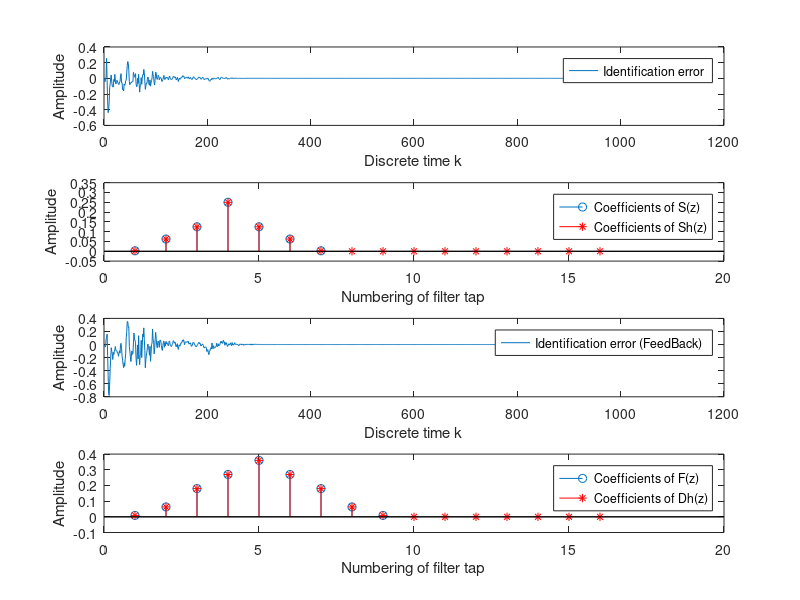
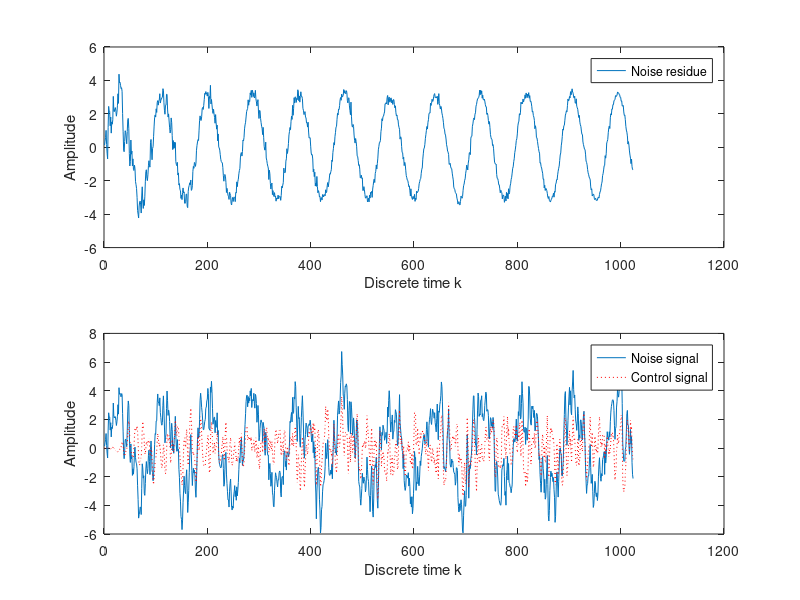

Here is the MATLAB script that generated these plots, in order:
% Modify Agustinus Oey's FXLMS simulation.
% Add a Feedback compensation controller D(z) to cancel the feedback
% to noise detecting microphone resulting from canceling speaker.
% It is called FBFXLMS Algorithm.
% Albert Hsu 2016/3/11 (AlbertHsu82@gmail.com)

%--------------------------------------------------------------------------
% One of my friends asked me about the FxLMS algorithm. So, in return, 
% I provided him a little example of a single channel feed-forward active 
% noise control system based on the FxLMS. You can find many good 
% information in "Active Noise Control Systems - Algorithms and DSP 
% Implementations," written by S. M. Kuo and D. R. Morgan in 1996.
%
% Here is the sketch of the system. 
%
%                           +-----------+
%         ----------------- |    F(z)   | <-----
%         |                 +-----------+      |
%         |                                    |
%        +V    +-----------+                   |   +   
% x(k) ---+--->|   P(z)    |--yp(k)----------------> sum --+---> e(k)
%         |    +-----------+                   |      ^-   |
%         | -              +-----------+       |      |    |
%         + <--------------|    Dh(z)  |<------|------|    |
%         |        \       +-----------+            ys(k)  |
%         |                                           |    |
%         |    +-----------+          +-----------+   |    |
%         +--->|   C(z)    |--yw(k)-->|   S(z)    |---+    |
%         |    +-----------+          +-----------+        |
%         |            \                                   |
%         |             \----------------\                 |
%         |                               \                |
%         |    +-----------+          +-----------+        |
%         +--->|   Sh(z)   |--xs(k)-->|    LMS    |<-------+
%              +-----------+          +-----------+        
% 
% I used FIR filter to model P(z), C(z), S(z), and Sh(z). 
% Dh(z) is also modeling by FIR filter.
% 
% Imagine that the noise x(k) is propagating from the source to the sensor,
% through the fluid medium P(z). The sensor measures the arriving noise as 
% yp(k). 
%
% To reduce noise, we generate another 'noise' yw(k) using the controller 
% C(z). We hope that it destructively interferes x(k). It means that the 
% controller has to be a model of the propagation medium P(z). Least mean 
% square algorithm is applied to adjust the controller coefficient/weight.
%
% However, there is also fluid medium S(z) that stay between the actuator 
% and sensor. We called it the secondary propagation path. So, to make the 
% solusion right, we need to compensate the adjustment process using Sh(z), 
% which is an estimate of S(z).
% 
% Let's start the code :)
%
% Developed by Agustinus Oey <oeyaugust@gmail.com>                        
% Center of Noise and Vibration Control (NoViC)                           
% Department of Mechanical Engineering                                    
% Korea Advanced Institute of Science and Technology (KAIST)              
% Daejeon, South Korea 
%--------------------------------------------------------------------------

% Set simulation duration (normalized) 
clear
T=1024; 

% Set desired signal 
f = 500;
fs = 44.1e3;
music = zeros(1,T);
distort = zeros(1,T);      %unkown, it's used to simulate harmonic distortion 
for t = 1:T
    music(t) = 5*sin(2*pi*f*t/fs);
    distort(t) = 0.25*sin(2*pi*2*f*t/fs);
end

% We do not know P(z) and S(z) in reality. So we have to make dummy paths
% Same is the feedback path function F(z) 
Pw=[0.01 0.25 0.5 1 0.5 0.25 0.01];
Sw=Pw*0.25;
Fw=0.3*[0.03 0.21 0.6 0.9 1.2 0.9 0.6 0.21 0.03]; %F(z) in above figure

% Remember that the first task is to estimate S(z) (and F(z)). So, we can generate a
% white noise signal,
x_iden=randn(1,T);

% send it to the actuator, and measure it at the sensor position, 
y_iden=filter(Sw, 1, x_iden);

%Also send it ti the actuator, and measure it at the noise input microphone
y_fb_iden=filter(Fw, 1, x_iden);

% Then, start the identification process
Shx=zeros(1,16);      % the state of Sh(z)
Shw=zeros(1,16);      % the weight of Sh(z)
Dhx=zeros(1,16);      % the state of Dh(z)
Dhw=zeros(1,16);      % the weight of Dh(z)
e_iden=zeros(1,T);    % data buffer for the identification error
e_fb_iden=zeros(1,T); % data buffer for the feedback path identification error

% Identify(Estimate) the feedback function(Dhw) and second path delay(Shw)   
% and apply least mean square algorithm
mu=0.1;                         % learning rate
for k=1:T,                      % discrete time k
    Shx=[x_iden(k) Shx(1:15)];  % update the state
    Shy=sum(Shx.*Shw);	        % calculate output of Sh(z)
    ShF=sum(Shx.*Dhw);          % calculate output of Dh(z)
    e_iden(k)=y_iden(k)-Shy;    % calculate error    
    e_fb_iden(k)=y_fb_iden(k)-ShF;    % calculate error
    Shw=Shw+mu*e_iden(k)*Shx;   % adjust the weight
    Dhw=Dhw+mu*e_fb_iden(k)*Shx;   % adjust the weight
end

% Lets check the result
subplot(4,1,1)
plot([1:T], e_iden)
ylabel('Amplitude');
xlabel('Discrete time k');
legend('Identification error');
subplot(4,1,2)
stem(Sw) 
hold on 
stem(Shw, 'r*')
ylabel('Amplitude');
xlabel('Numbering of filter tap');
legend('Coefficients of S(z)', 'Coefficients of Sh(z)')

subplot(4,1,3)
plot([1:T], e_fb_iden)
ylabel('Amplitude');
xlabel('Discrete time k');
legend('Identification error (FeedBack)');
subplot(4,1,4)
stem(Fw) 
hold on 
stem(Dhw, 'r*')
ylabel('Amplitude');
xlabel('Numbering of filter tap');
legend('Coefficients of F(z)', 'Coefficients of Dh(z)')


% The second task is the active control itself. Again, we need to simulate 
% the actual condition. In practice, it should be an iterative process of
% 'measure', 'control', and 'adjust'; sample by sample. Now, let's generate 
% the noise: 
X=randn(1,T);

% and measure the arriving noise at the sensor position, plus music from
% canceling speaker
md=filter(Sw, 1, music+distort);       %Error microphone measure the arriving desired signal(for us, it's speaker's real output at error microphone and it's unkowen)   
m_est = filter(Shw, 1, music);         %estimation of desired signal at error microphone. 
mNoise = 0.1*randn(1,T);               %music's measuring noise in measure microphone
Yd=filter(Pw, 1, X) + md + mNoise;     %error microphone's actual measurement

  
% Initiate the system,
Cx=zeros(1,16);       % the state of C(z)
Fx=zeros(1,16);       % the state of D(z)
Cw=zeros(1,16);       % the weight of C(z)
Sx=zeros(size(Sw));   % the dummy state for the secondary path
Sf=zeros(size(Fw));   % the dummy state for the feedback path
e_cont=zeros(1,T);    % data buffer for the control error
Xhx=zeros(1,16);      % the state of the filtered x(k)
Cys=zeros(1,16);      % the state of output y
Fb=0;
Cy=0; 
Shx=zeros(1,16); %Add: Albert's test
X_f=zeros(1,T);

% and apply the FxLMS algorithm
mu=0.1;                            % learning rate
for k=1:T,                         % discrete time k
    X(k) = X(k) + Fb;              % simulate feedback noise plus noise
    Fx=[Cy Fx(1:15)];              % update the fb controller's state
    X_f(k) = X(k) - sum(Dhw.*Fx);  % calculate feedback free reference x
    Cx=[X_f(k) Cx(1:15)];          % update the controller state    
    Cy=sum(Cx.*Cw);                % calculate the controller output	
    Sx=[Cy Sx(1:length(Sx)-1)];    % propagate to secondary path
    Sf=[Cy Sf(1:length(Sf)-1)];    % propagate to Feedback path
    e_cont(k)=Yd(k)-sum(Sx.*Sw);   % measure the residue
    e_for_update(k) = e_cont(k) - m_est(k);  %The error we want to minimize is noise, Therefore the error for controller's update has to minus estimation of desired signal
    Shx=[X_f(k) Shx(1:15)];        % update the state of Sh(z)
    Xhx=[sum(Shx.*Shw) Xhx(1:15)]; % calculate the filtered x(k)
    Cw=Cw+mu*e_for_update(k)*Xhx;  % adjust the controller weight
    Fb = sum(Sf.*Fw);              % update Feedback noise
end

% Report the result
figure
subplot(2,1,1)
plot([1:T], e_cont)
ylabel('Amplitude');
xlabel('Discrete time k');
legend('Noise residue')
subplot(2,1,2)
plot([1:T], Yd) 
hold on 
plot([1:T], Yd-e_cont, 'r:')
ylabel('Amplitude');
xlabel('Discrete time k');
legend('Noise signal', 'Control signal')
